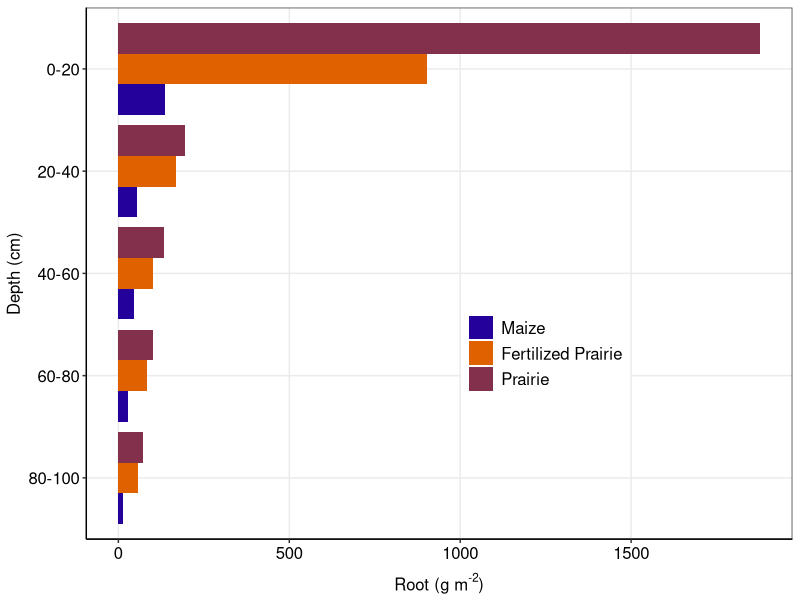

Here is the R script that generated this plot:
## ---- chunk 1
knitr::opts_chunk$set(
	echo = FALSE,
	message = FALSE,
	warning = FALSE
)
library(tidyverse)
library(lubridate)

this_theme<-theme_bw()+
  theme(#panel.grid.major = element_blank(),
    #panel.grid.minor = element_blank(),
    panel.background = element_blank(),
    axis.line = element_line(),
    legend.position='none', legend.title=element_blank(),
    legend.text = element_text(size=12),
    axis.title.x = element_text(size=22,vjust=-0.5),
    axis.title.y = element_text(size=22,angle=90, vjust=1.2),
    axis.text.x = element_text(colour="black", size=18),
    axis.text.y = element_text(colour="black", size=18), 
    strip.text = element_text(colour="black", size=18))

theme_set(this_theme)
## ---- chunk 2
datain<-read_csv("../Data/2017-2-2COBS Root Sample Lab Data.csv")

roots<-datain%>%
     mutate(trt = ifelse((plot %in% c("12", "35", "21", "43")), "maize",
                        ifelse((plot %in% c("13", "31", "24", "46")), "prairie",
                               ifelse((plot %in% c("15", "32", "23", "41")), "fertilized_prairie", "nada"))))%>%
  mutate(Root_g_m2 = (`root weight (g)`/.00203))%>%
  group_by(trt, depth)%>%
  summarise_each(funs(mean(., na.rm = TRUE)))
  
head(roots)
## ---- chunk 3

roots <- within(roots, trt <- ordered(trt, levels = c("maize", "fertilized_prairie", "prairie")))
roots <- within(roots, depth <- ordered(depth, levels = rev(sort(unique(depth)))))

desert<-c("#24019B", "#E06100", "#83304C")
ggplot(roots, aes(x=depth, y = Root_g_m2, fill=trt)) + 
    geom_bar(stat = "identity", position = "dodge") +
    #geom_errorbar(aes(ymax = poxconc + poxconcse, ymin=poxconc - poxconcse), position = dodge, width=0.25) +
    #scale_x_reverse()+
    coord_flip()+
    scale_fill_manual(values = desert, breaks=c("maize", "fertilized_prairie", "prairie"), labels=c("Maize", "Fertilized Prairie", "Prairie"))+
    guides(col = guide_legend(reverse = FALSE))+
    labs(y = (expression(paste("Root (g m" ^ "-2",")"))),x = "Depth (cm)")+
    theme(#panel.grid.major = element_blank(),
          panel.grid.minor = element_blank(),
          panel.background = element_blank(),
          axis.line = element_line(),
          legend.position=c(.65,.35), legend.title=element_blank(), 
          legend.key.size=unit(.65, "cm"), legend.text = element_text(size=12),
          axis.title.x = element_text(size=12),
          axis.title.y = element_text(size=12,angle=90),
          axis.text.x = element_text(colour="black", size=12),
          axis.text.y = element_text(colour="black", size=12))
